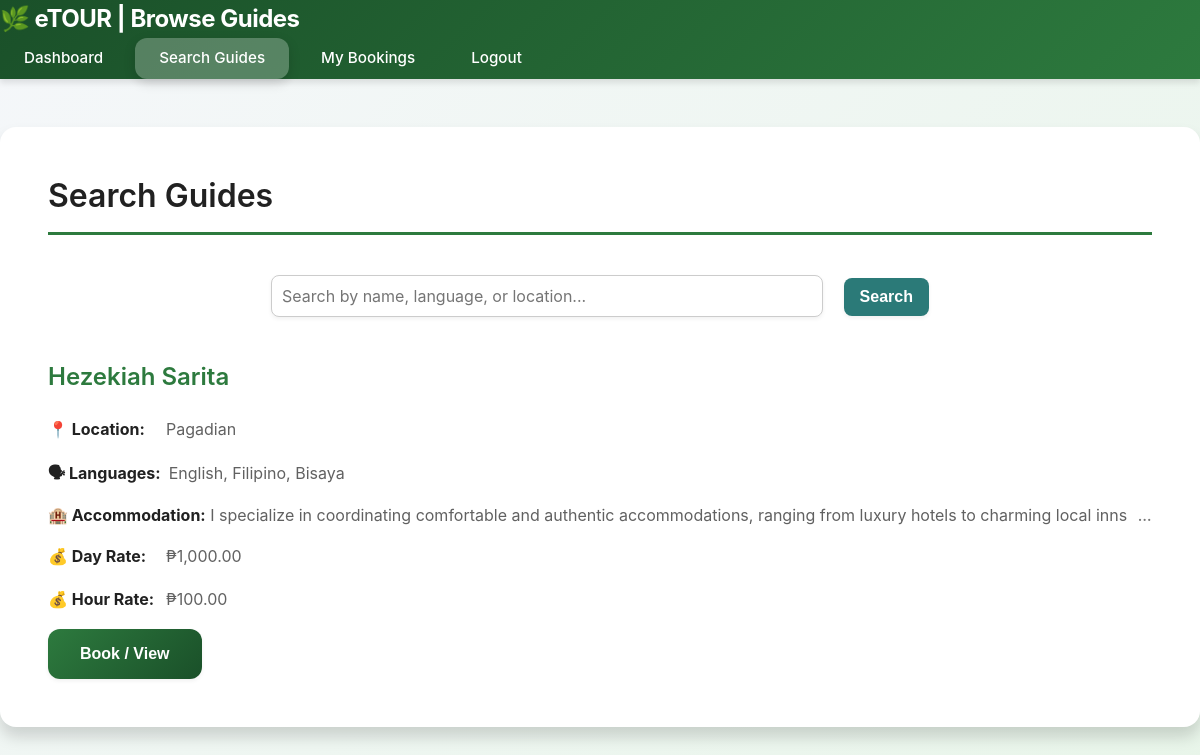
The page /user/search.php (signed in) on the database its author committed.
### tables this page shows
CREATE TABLE `guides` (
  `id` int(11) NOT NULL,
  `user_id` int(11) NOT NULL,
  `contact` varchar(100) DEFAULT NULL,
  `location` varchar(255) DEFAULT NULL,
  `languages` varchar(255) DEFAULT NULL,
  `accommodation` text DEFAULT NULL,
  `rate_day` decimal(10,2) DEFAULT 0.00,
  `rate_hour` decimal(10,2) DEFAULT 0.00
);

CREATE TABLE `users` (
  `id` int(11) NOT NULL,
  `name` varchar(255) NOT NULL,
  `email` varchar(255) NOT NULL,
  `password` varchar(255) NOT NULL,
  `role` enum('user','guide','admin') NOT NULL DEFAULT 'user',
  `is_tourist_mode` tinyint(1) DEFAULT 0,
  `created_at` timestamp NOT NULL DEFAULT current_timestamp(),
  `verification_code` varchar(255) DEFAULT NULL,
  `is_verified` tinyint(1) DEFAULT 0,
  `reset_token` varchar(255) DEFAULT NULL,
  `reset_token_expiry` datetime DEFAULT NULL
);

### user/search.php (the view, shortened to what this page needs)
<?php
require_once "../includes/database.php";
$search = isset($_GET['search']) ? trim($_GET['search']) : '';
$sql = "
    SELECT
        g.id AS guide_id,
        u.name AS guide_name,
        g.location,
        g.languages,
        g.accommodation,
        g.rate_day,
        g.rate_hour
    FROM guides g
    JOIN users u ON g.user_id = u.id
";
$params = [];
$sql .= " ORDER BY u.name ASC";
$stmt = $pdo->prepare($sql);
$stmt->execute($params);
$guides = $stmt->fetchAll(PDO::FETCH_ASSOC);
?>
<!DOCTYPE html>
<html lang="en">
<head>
<link rel="stylesheet" href="../style.css">
</head>
<body>
<header class="navbar">
    <div class="logo">🌿 eTOUR | Browse Guides</div>
    <div class="nav-links">
        <a href="dashboard.php">Dashboard</a>
        <a href="search.php" class="active-link">Search Guides</a>
        <a href="bookings.php">My Bookings</a>
        <a href="../auth/logout.php">Logout</a>
    </div>
</header>
<div class="container">
    <h2>Search Guides</h2>
    <form class="search-bar" method="GET" action="">
        <input
            type="text"
            name="search"
            placeholder="Search by name, language, or location..."
            value="<?= htmlspecialchars($search) ?>"
        >
        <button type="submit">Search</button>
    </form>
    <?php if (!$guides): ?>
        <p>No guides found<?= $search ? " for '<strong>" . htmlspecialchars($search) . "</strong>'" : "" ?>.</p>
    <?php else: ?>
        <?php foreach ($guides as $g): ?>
            <div class="guide-card">
                <h3><?= htmlspecialchars($g['guide_name']); ?></h3>
                <p class="info-row"><span class="label">📍 Location:</span><span class="value"><?= htmlspecialchars($g['location']); ?></span></p>
                <p class="info-row"><span class="label">🗣 Languages:</span><span class="value"><?= htmlspecialchars($g['languages']); ?></span></p>
                <?php
                $accom = trim($g['accommodation'] ?? '');
                $maxChars = 120;
                if (mb_strlen($accom) > $maxChars):
                    $preview = htmlspecialchars(mb_substr($accom, 0, $maxChars));
                ?>
                <p class="accommodation-preview" title="<?= htmlspecialchars($accom) ?>"><strong>🏨 Accommodation:</strong> <?= htmlspecialchars($preview) ?> <span class="see-more" aria-hidden="true">&hellip;</span></p>
                <?php else: ?>
                <p class="accommodation-preview"><strong>🏨 Accommodation:</strong> <?= nl2br(htmlspecialchars($accom)); ?></p>
                <?php endif; ?>
                <p class="info-row"><span class="label">💰 Day Rate:</span><span class="value">₱<?= number_format($g['rate_day'], 2); ?></span></p>
                <p class="info-row"><span class="label">💰 Hour Rate:</span><span class="value">₱<?= number_format($g['rate_hour'], 2); ?></span></p>
                <form method="GET" action="book_guide.php">
                    <button type="submit" class="btn">Book / View</button>
                </form>
            </div>
        <?php endforeach; ?>
    <?php endif; ?>
</div>
</body>
</html>

### style.css (style rules this page uses)
* { margin: 0; padding: 0; box-sizing: border-box; }
body { font-family: -apple-system, BlinkMacSystemFont, 'Segoe UI', 'Roboto', 'Oxygen', 'Ubuntu', 'Cantarell', sans-serif; background: linear-gradient(135deg, #f5f7fa 0%, #e8f5e9 100%); color: var(--gray-900); line-height: 1.6; min-height: 100vh; -webkit-font-smoothing: antialiased; -moz-osx-font-smoothing: grayscale; }
.navbar { background: linear-gradient(135deg, var(--primary-dark) 0%, var(--primary) 100%); padding: 0; box-shadow: var(--shadow-md); position: sticky; top: 0; z-index: 1000; backdrop-filter: blur(10px); }
.logo { font-size: 1.5rem; font-weight: 700; color: var(--white); display: flex; align-items: center; gap: var(--space-sm); letter-spacing: -0.5px; }
.nav-links { display: flex; gap: var(--space-sm); align-items: center; flex-wrap: wrap; }
.nav-links a, .nav-links button { color: var(--white); text-decoration: none; padding: var(--space-sm) var(--space-lg); border-radius: var(--radius-md); transition: var(--transition); font-weight: 500; font-size: 0.95rem; background: transparent; border: none; cursor: pointer; position: relative; }
.nav-links a.active-link { background: rgba(255, 255, 255, 0.25); box-shadow: 0 4px 12px rgba(0, 0, 0, 0.15); }
.container { max-width: 1200px; margin: var(--space-2xl) auto; padding: var(--space-2xl); background: var(--white); border-radius: var(--radius-lg); box-shadow: var(--shadow-lg); }
h1, h2, h3, h4, h5, h6 { color: var(--gray-900); font-weight: 600; margin-bottom: var(--space-lg); line-height: 1.3; }
h2 { font-size: 2rem; padding-bottom: var(--space-md); border-bottom: 3px solid var(--primary); margin-bottom: var(--space-xl); }
h3 { font-size: 1.5rem; color: var(--primary); }
p { margin-bottom: var(--space-md); color: var(--gray-700); line-height: 1.7; }
.btn, button[type="submit"], input[type="submit"] { background: linear-gradient(135deg, var(--primary), var(--primary-dark)); color: var(--white); padding: var(--space-md) var(--space-xl); border: none; border-radius: var(--radius-md); font-weight: 600; font-size: 1rem; cursor: pointer; transition: var(--transition); box-shadow: var(--shadow-sm); display: inline-block; text-decoration: none; text-align: center; position: relative; overflow: hidden; }
.btn::before { content: ''; position: absolute; top: 0; left: -100%; width: 100%; height: 100%; background: linear-gradient(90deg, transparent, rgba(255,255,255,0.2), transparent); transition: var(--transition-slow); }
input[type="text"], input[type="email"], input[type="password"], input[type="number"], input[type="date"], input[type="time"], select, textarea { width: 100%; padding: var(--space-md); border: 2px solid var(--gray-300); border-radius: var(--radius-md); font-size: 1rem; transition: var(--transition); margin-top: var(--space-sm); margin-bottom: var(--space-lg); background: var(--white); font-family: inherit; }
.accommodation-preview { display: -webkit-box; -webkit-box-orient: vertical; -webkit-line-clamp: 3; overflow: hidden; text-overflow: ellipsis; line-height: 1.5; max-height: calc(1.5rem * 3); word-break: break-word; }
.see-more { color: var(--gray-600); font-weight: 600; text-decoration: none; margin-left: 6px; cursor: default; font-size: 0.9rem; vertical-align: baseline; }
.info-row { display: flex; gap: 0.5rem; align-items: center; justify-content: flex-start; margin: 0.25rem 0; }
.info-row .label { min-width: 110px; color: var(--gray-900); font-weight: 700; display: inline-block; }
.info-row .value { flex: 1 1 auto; min-width: 0; }
.guide-card p { margin-bottom: var(--space-md); }
.guide-card strong { color: var(--gray-900); font-weight: 700; }
.search-bar { margin: var(--space-xl) 0; text-align: center; }
.search-bar input { width: 60%; max-width: 600px; padding: var(--space-lg); border: 2px solid var(--gray-300); border-radius: 50px; font-size: 1rem; margin-right: var(--space-md); transition: var(--transition); box-shadow: var(--shadow-sm); }
.search-bar button { padding: var(--space-lg) var(--space-2xl); border-radius: 50px; }

### user/search.php (style rules this page uses)
.search-bar { margin: 20px 0; text-align: center; }
.search-bar input { width: 50%; padding: 10px; border-radius: 8px; border: 1px solid #ccc; font-size: 16px; }
.search-bar button { padding: 10px 16px; font-size: 16px; border-radius: 8px; background: #2b7a78; color: #fff; border: none; cursor: pointer; }

### rows shown on the page
guides: user.name "Hezekiah Sarita", location "Pagadian", languages "English, Filipino, Bisaya", accommodation "I specialize in coordinating comfortable and authentic accommodations, ranging from luxury hotels to charming local inns", rate_day "1,000.00", rate_hour "100.00"
